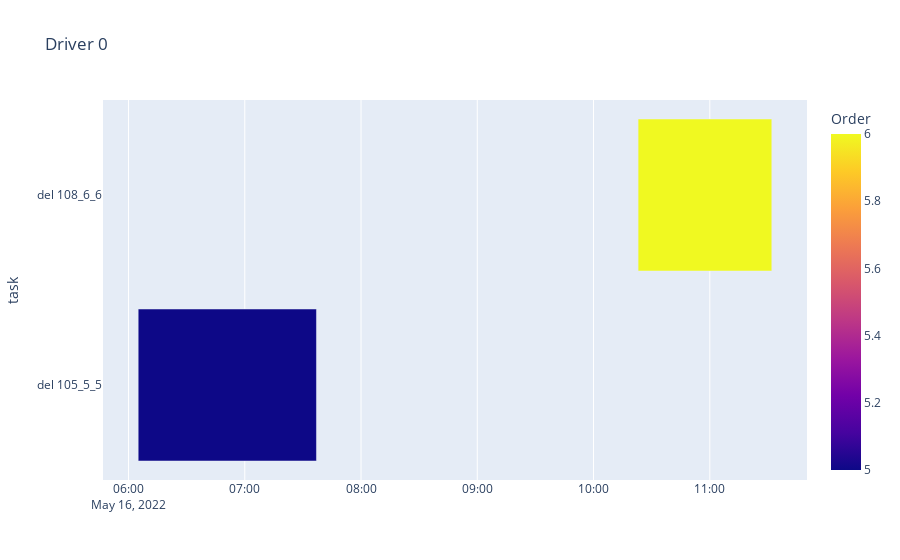
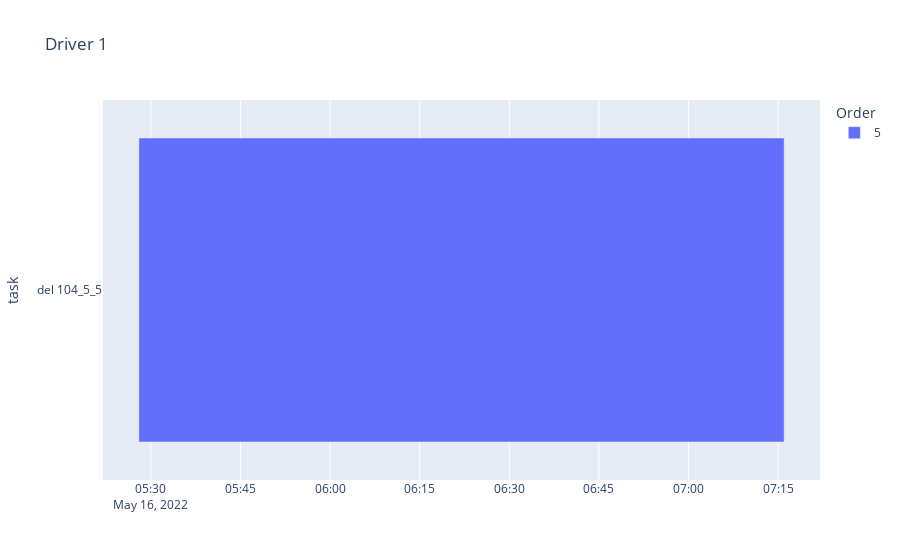
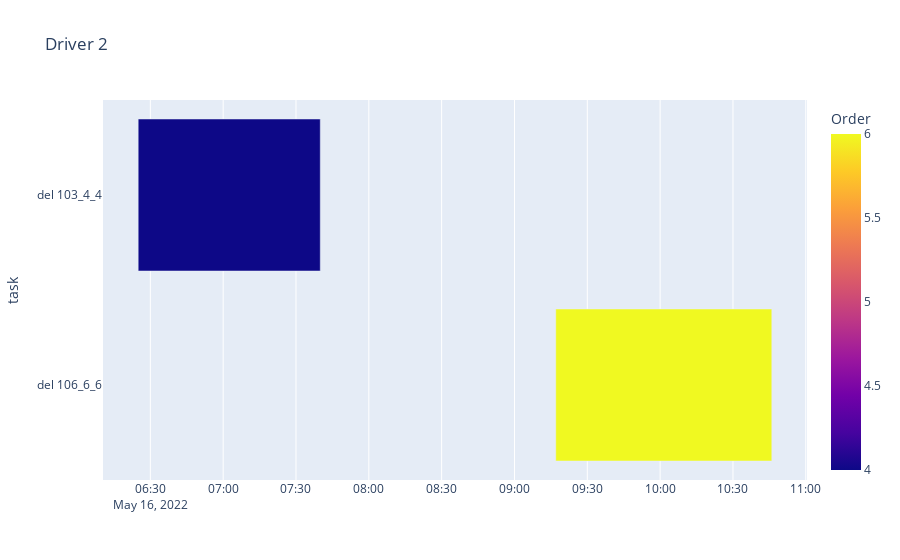

The notebook cell these images were saved under, in order:
### Code cell
import importlib
importlib.reload(gantt)
gantt.showGanttDriver(df)

### Figure 1 — Plotly figure (JSON) as saved in the notebook; plotly's stock layout.template omitted (floating-point values rounded to 4 significant figures)
{"data": [{"alignmentgroup": "True", "base": ["2022-05-16 10:23:00", "2022-05-16 6:05:00"], "hovertemplate": "startLoad=%{base}<br>endUnload=%{x}<br>task=%{y}<br>Order=%{marker.color}<extra></extra>", "legendgroup": "", "marker": {"color": [6, 5], "coloraxis": "coloraxis", "pattern": {"shape": ""}}, "name": "", "offsetgroup": "", "orientation": "h", "showlegend": false, "textposition": "auto", "type": "bar", "x": [4140000, 5520000], "xaxis": "x", "y": ["del 108_6_6", "del 105_5_5"], "yaxis": "y"}], "layout": {"barmode": "overlay", "coloraxis": {"colorbar": {"title": {"text": "Order"}}, "colorscale": [[0, "#0d0887"], [0.1111, "#46039f"], [0.2222, "#7201a8"], [0.3333, "#9c179e"], [0.4444, "#bd3786"], [0.5556, "#d8576b"], [0.6667, "#ed7953"], [0.7778, "#fb9f3a"], [0.8889, "#fdca26"], [1, "#f0f921"]]}, "legend": {"tracegroupgap": 0}, "title": {"text": "Driver 0"}, "xaxis": {"anchor": "y", "domain": [0, 1], "type": "date"}, "yaxis": {"anchor": "x", "autorange": "reversed", "domain": [0, 1], "title": {"text": "task"}}}}

### Figure 2 — Plotly figure (JSON) as saved in the notebook; plotly's stock layout.template omitted (floating-point values rounded to 4 significant figures)
{"data": [{"alignmentgroup": "True", "base": ["2022-05-16 5:28:00"], "hovertemplate": "Order=5<br>startLoad=%{base}<br>endUnload=%{x}<br>task=%{y}<extra></extra>", "legendgroup": "5", "marker": {"color": "#636efa", "pattern": {"shape": ""}}, "name": "5", "offsetgroup": "5", "orientation": "h", "showlegend": true, "textposition": "auto", "type": "bar", "x": [6480000], "xaxis": "x", "y": ["del 104_5_5"], "yaxis": "y"}], "layout": {"barmode": "overlay", "legend": {"title": {"text": "Order"}, "tracegroupgap": 0}, "title": {"text": "Driver 1"}, "xaxis": {"anchor": "y", "domain": [0, 1], "type": "date"}, "yaxis": {"anchor": "x", "autorange": "reversed", "domain": [0, 1], "title": {"text": "task"}}}}

### Figure 3 — Plotly figure (JSON) as saved in the notebook; plotly's stock layout.template omitted (floating-point values rounded to 4 significant figures)
{"data": [{"alignmentgroup": "True", "base": ["2022-05-16 6:25:00", "2022-05-16 9:17:00"], "hovertemplate": "startLoad=%{base}<br>endUnload=%{x}<br>task=%{y}<br>Order=%{marker.color}<extra></extra>", "legendgroup": "", "marker": {"color": [4, 6], "coloraxis": "coloraxis", "pattern": {"shape": ""}}, "name": "", "offsetgroup": "", "orientation": "h", "showlegend": false, "textposition": "auto", "type": "bar", "x": [4500000, 5340000], "xaxis": "x", "y": ["del 103_4_4", "del 106_6_6"], "yaxis": "y"}], "layout": {"barmode": "overlay", "coloraxis": {"colorbar": {"title": {"text": "Order"}}, "colorscale": [[0, "#0d0887"], [0.1111, "#46039f"], [0.2222, "#7201a8"], [0.3333, "#9c179e"], [0.4444, "#bd3786"], [0.5556, "#d8576b"], [0.6667, "#ed7953"], [0.7778, "#fb9f3a"], [0.8889, "#fdca26"], [1, "#f0f921"]]}, "legend": {"tracegroupgap": 0}, "title": {"text": "Driver 2"}, "xaxis": {"anchor": "y", "domain": [0, 1], "type": "date"}, "yaxis": {"anchor": "x", "autorange": "reversed", "domain": [0, 1], "title": {"text": "task"}}}}
